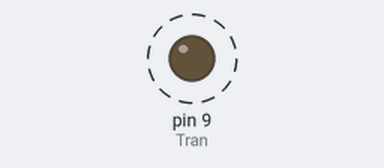
A sketch run on a simulated Arduino Uno, built with avr-gcc and run on an emulated ATmega328P. On the bench: output pins drawn as LEDs (lit = HIGH). Dashed ring = blinking.

Above: at 0.05 s.
Timing chart, 0 to 3.0 s (numbered marks = the images above):
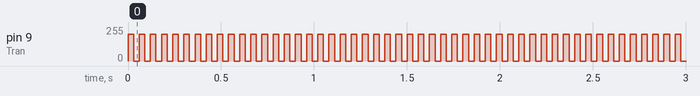

Measured:
- by itself, pin 9 (Tran): alternates 200/255 for 0.03 s and 0/255 for 0.03 s

The sketch:

Bottom_solenoid.ino
```cpp
/*
This Code is used to Drive the Timing Control solenoid
*/

int Tran = 9;           // the PWM pin the Transistor is attached to

// the setup routine runs once when you press reset:
void setup() {
  // declare pin 9 to be an output:
  pinMode(Tran, OUTPUT);
}

// the loop routine runs over and over again forever:
void loop() {
  // set the Duty cycle of pin 9:
  analogWrite(Tran, 200);
  delay(30);
  analogWrite(Tran, 0);
  delay(30);
}
```
